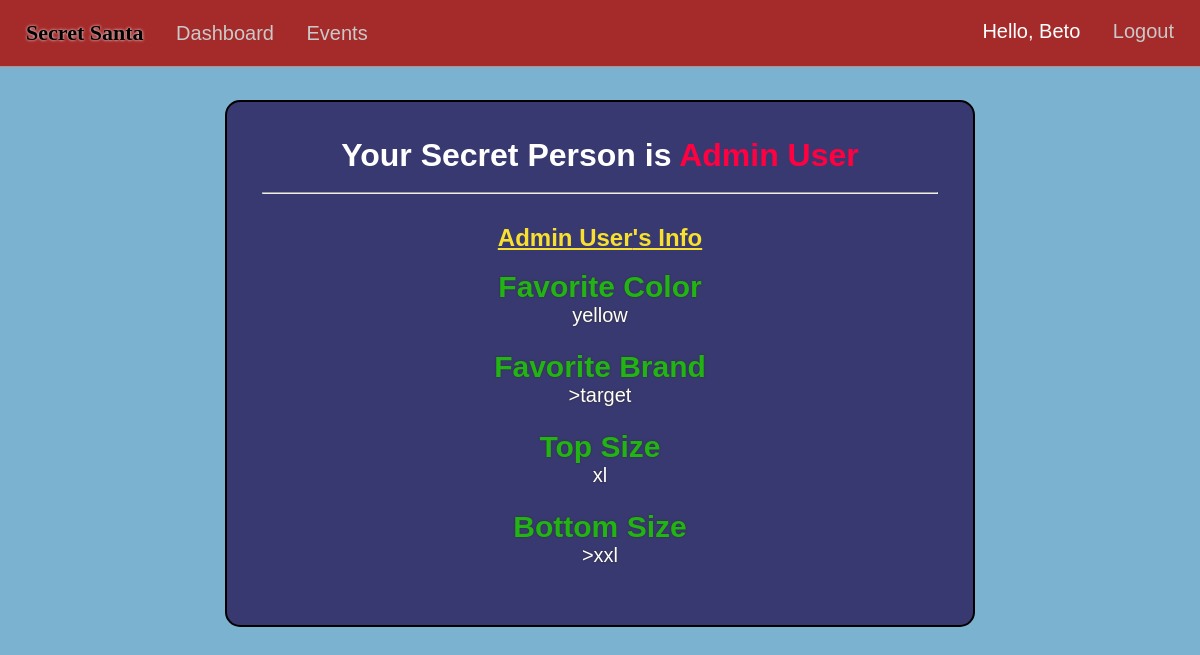
Before: /request-person-info/eventID=1/person=4 (signed in) with the older database file.
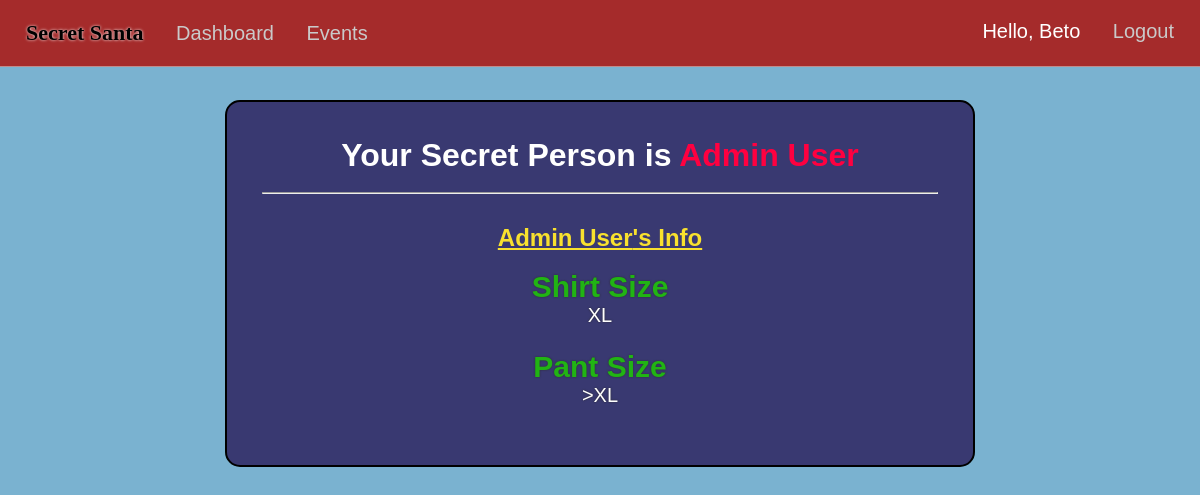
After: the same page with the newer database file.
### market/models.py (models this page shows, shortened)
class User(db.Model, UserMixin):
    id = db.Column(db.Integer(), primary_key=True)
    username = db.Column(db.String(length=30), nullable=False, unique=True)
    first_name = db.Column(db.String(length=50), nullable=False)
    last_name = db.Column(db.String(length=50), nullable=False)
    email_address = db.Column(db.String(length=50), nullable=False, unique=True)
    password_hash = db.Column(db.String(length=60), nullable=False)
    events = db.relationship('Event', backref='coordinator', lazy=True)
    events_attending = db.relationship('EventMembers', backref='attendees', lazy=True)
    @property
    def password(self):
        return self.password_hash

class EventFields(db.Model):
    id = db.Column(db.Integer(), primary_key=True)
    event_id = db.Column(db.Integer(), db.ForeignKey('event.event_id'), nullable=False)
    field_1 = db.Column(db.String(length=150), nullable=False)
    field_2 = db.Column(db.String(length=150))
    field_3 = db.Column(db.String(length=150))
    field_4 = db.Column(db.String(length=150))
    field_5 = db.Column(db.String(length=150))
    field_6 = db.Column(db.String(length=150))
    field_7 = db.Column(db.String(length=150))
    field_8 = db.Column(db.String(length=150))
    field_9 = db.Column(db.String(length=150))
    field_10 = db.Column(db.String(length=150))

class UserEventFields(db.Model):
    id = db.Column(db.Integer(), primary_key=True)
    field_id = db.Column(db.Integer(), db.ForeignKey('event_fields.id'), nullable=False)
    event_id = db.Column(db.Integer(), db.ForeignKey('event.event_id'), nullable=False)
    user_id = db.Column(db.Integer(), db.ForeignKey('user.id'), nullable=False)
    field_1 = db.Column(db.String(length=150))
    field_2 = db.Column(db.String(length=150))
    field_3 = db.Column(db.String(length=150))
    field_4 = db.Column(db.String(length=150))
    field_5 = db.Column(db.String(length=150))
    field_6 = db.Column(db.String(length=150))
    field_7 = db.Column(db.String(length=150))
    field_8 = db.Column(db.String(length=150))
    field_9 = db.Column(db.String(length=150))
    field_10 = db.Column(db.String(length=150))
    field_titles=db.relationship('EventFields', backref='user_info_fields', lazy=True)

### market/routes.py (the view)
@app.route("/request-person-info/eventID=<int:event_id>/person=<int:person_id>", methods=['GET','POST'])
@login_required
def secret_info(event_id,person_id):
    if not GiverReceivers.query.filter_by(event_id=event_id, giver_id=current_user.id, receiver_id=person_id).first():
        flash ('You don\'t have access to view this user\'s information!.', category='danger')
        return redirect(url_for('event_info', event_id=event_id))
    person_fields=UserEventFields.query.filter_by(event_id=event_id,user_id=person_id).first()
    selected_person=User.query.filter_by(id=person_id).first()
    return render_template('secretinfo.html', person_fields=person_fields, selected_person=selected_person)

### market/models.py (called while the page is built)
@login_manager.user_loader
def load_user(user_id):
    return User.query.get(int(user_id))

### market/templates/secretinfo.html (shortened to what this page needs)
{% extends 'base.html'%}
{% block style %}
<link rel= "stylesheet" type= "text/css" href= "{{ url_for('static',filename='styles/secretinfo.css') }}">
{% endblock %}
{% block content %}
<center>
<div class="event">
<center><h1>Your Secret Person is <span style="color: rgb(255, 0, 64);">{{selected_person.first_name|title+" "+selected_person.last_name|title}}</span></h1></center><br>
<hr>
    <center>
    <div class="content-container">
        <h2><span style="color: rgb(248, 225, 46); text-decoration: underline;">{{selected_person.first_name|title+" "+selected_person.last_name|title}}'s Info</span></h2>
        <br>
        <div class="answer-container">
            {% if person_fields.field_titles.field_1%}
                <h2>{{person_fields.field_titles.field_1|title}}</h2>{{person_fields.field_1}}
                <br><br>
            {% endif %}
            {% if person_fields.field_titles.field_2%}
                <h2>{{person_fields.field_titles.field_2|title}}</h2>>{{person_fields.field_2}}
            <br><br>
            {% endif %}
            {% if person_fields.field_titles.field_3%}
                <h2>{{person_fields.field_titles.field_3|title}}</h2>{{person_fields.field_3}}
            <br><br>
            {% endif %}
            {% if person_fields.field_titles.field_4%}
                <h2>{{person_fields.field_titles.field_4|title}}</h2></h1>>{{person_fields.field_4}}
            <br><br>
            {% endif %}
        </div>
    </div>
</center>
</div>
</center>
{% endblock %}

### market/templates/base.html (shortened to what this page needs)
<!DOCTYPE html>
<html lang="en">
<head>
  <link rel= "stylesheet" type= "text/css" href= "{{ url_for('static',filename='styles/main.css') }}">
  {% block style %}
  {% endblock %}
</head>
<body>
  <nav>
    <ul class="top-left-nav">
      <a href="{{ url_for('home_page') }}" ><li class="li-title">
        Secret Santa
      </li></a>
    {% if current_user.is_authenticated %}
      <li>
        <a href="{{ url_for('dashboard_page') }}" class="nav-item">Dashboard</a>
      </li>
      <li>
        <a href="{{ url_for('events_page') }}" class="nav-item">Events</a>
      </li>
    {% endif %}
    </ul>
    {% if current_user.is_authenticated %}
    <ul class="top-right-nav">
      <li>
        <p class="nav-name">Hello, {{ current_user.first_name.title() }} </p>
      </li>
      <li>
        <a class="nav-item" href="{{ url_for('logout_page') }}">Logout</a>
      </li>
    </ul>
    {% endif %}
  </nav>
  {% block content %}
  {% endblock %}
</body>
</html>

### market/static/styles/main.css (style rules this page uses)
* { margin: 0px; box-sizing: border-box; }
body { margin-top: 66px; font-family: Arial, Helvetica, sans-serif; background-color: rgb(122, 178, 208); color: white; padding: 0px 10px; padding-bottom: 80px; }
nav { display: flex; justify-content: space-between; background-color: rgb(165, 43, 43); padding: 20px 20px; position: fixed; right: 0px; left: 0px; top:0px; z-index: 1000; color: black; font-family:'Gill Sans', 'Gill Sans MT', Calibri, 'Trebuchet MS', sans-serif; font-size: 20px; border-bottom: 1px solid rgba(209, 208, 208, 0.589); }
.li-title { font-weight: bolder; font-size: 22px; font-family: 'Grinched'; text-shadow: 0px 0px 3px white; }
.top-left-nav { list-style: none; padding: 0px; display: inline-block; }
.top-left-nav li,.top-right-nav li { display: inline-block; margin-right: 6px; margin-left: 6px; }
.top-right-nav { list-style: none; padding: 0px; display: inline-block; }
.nav-item { text-decoration: none; color: rgb(202, 201, 201); margin-left: 15px; }
.nav-name { text-decoration: none; color: rgb(255, 255, 255); }
a { text-decoration: none; color: Black; }

### market/static/styles/secretinfo.css (style rules this page uses)
* { font-family: 'Lucida Sans', 'Lucida Sans Regular', 'Lucida Grande', 'Lucida Sans Unicode', Geneva, Verdana, sans-serif; }
.event { background-color: rgb(57, 57, 113); min-height: 350px; max-width: 750px; margin-top: 100px; border-radius: 15px; text-align: left; padding:35px; margin-left: 10px; margin-right: 10px; border: 2px solid black; }
.content-container { margin-top: 30px; }
h2 { color: rgb(33, 180, 20); }
.answer-container { display: inline-block; font-size: 20px; color: rgb(255, 255, 255); text-shadow: 0px 0px 2px rgb(46, 44, 44); }

Changed rows visible on the page:
changed EventFields: field_titles.field_1 "Favorite Color" → "Shirt Size"; field_titles.field_2 "Favorite Brand" → "Pant Size"; field_3 "Top Size" → empty (drawn); field_titles.field_3 "Top Size" → (not shown); field_4 "Bottom Size" → empty (drawn); field_titles.field_4 "Bottom Size" → (not shown)
changed UserEventFields: field_1 "yellow" → "XL"; field_2 "target" → "XL"; field_3 "xl" → (not shown); field_4 "xxl" → (not shown)
